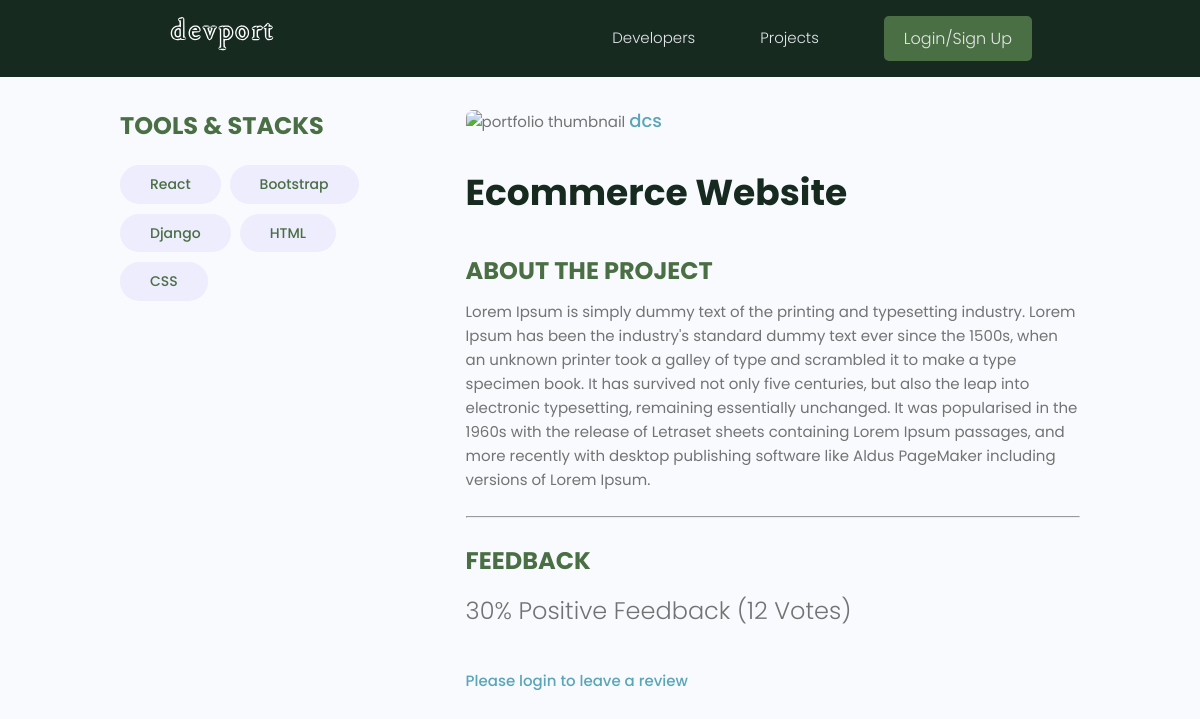
Page /projects/project/23425d7c-41a4-492c-b560-4e618430bb17 on the committed database.
### projects/models.py (models this page shows, shortened)
class Tag(models.Model):
    name = models.CharField(max_length=200)
    created = models.DateTimeField(auto_now_add = True)
    id = models.UUIDField(default = uuid.uuid4, unique = True, primary_key = True, editable = False)
    def __str__(self):
        return self.name

class Project(models.Model):
    owner = models.ForeignKey(Profile, null=True, blank=True, on_delete = models.CASCADE)
    title = models.CharField(max_length = 200)
    description = models.TextField(null=True, blank=True)
    featured_image = models.ImageField(null=True, blank=True, default="default.jpg")
    demo_link = models.CharField(max_length=2000, null=True, blank=True)
    source_link = models.CharField(max_length=2000, null=True, blank=True)
    tags = models.ManyToManyField('Tag', blank = True)
    vote_total = models.IntegerField(default = 0, null = True, blank = True)
    vote_ratio = models.IntegerField(default = 0, null = True, blank = True)
    created = models.DateTimeField(auto_now_add = True)
    id = models.UUIDField(default = uuid.uuid4, unique = True, primary_key = True, editable = False)
    class Meta:
        ordering = ['-vote_ratio','-vote_total']
    @property
    def imageURL(self):
        try:
            url = self.featured_image.url
        except:
            url = ''
        return url
    @property
    def reviewers(self):
        queryset = self.review_set.all().values_list('owner__id', flat=True) #getting a list of ids, flat means a true list
        return queryset

### users/models.py (models this page shows, shortened)
class Profile(models.Model):
    user = models.OneToOneField(User, on_delete=models.CASCADE, null=True, blank=True)
    name = models.CharField(max_length=200, blank=True, null=True)
    email = models.EmailField(max_length=500, blank=True, null=True)
    username = models.CharField(max_length=200, blank=True, null=True)
    location = models.CharField(max_length=200, blank=True, null=True)
    short_intro = models.CharField(max_length=200, blank=True, null=True)
    bio = models.TextField(null=True, blank=True)
    profile_image = models.ImageField(null=True, blank=True, upload_to='profiles/', default="profiles/user-default.png")
    social_github = models.CharField(max_length=200, blank=True, null=True)
    social_twitter = models.CharField(max_length=200, blank=True, null=True)
    social_linkedin = models.CharField(max_length=200, blank=True, null=True)
    social_youtube = models.CharField(max_length=200, blank=True, null=True)
    social_website = models.CharField(max_length=200, blank=True, null=True)
    created = models.DateTimeField(auto_now_add = True)
    id = models.UUIDField(default = uuid.uuid4, unique = True, primary_key = True, editable = False)
    class Meta:
        ordering = ['created']

### projects/views.py (the view, shortened to what this page needs)
# urls.py: path('project/<str:pk>', views.project, name = "project"),
def project(request, pk):
    projectObj = Project.objects.get(id=pk)
    form = ReviewForm()
    return render(request, 'projects/single-project.html', {'project' : projectObj, 'form':form})

### projects/templates/projects/single-project.html (shortened to what this page needs)
{% extends 'main.html' %}
{% block content %}
<main class="singleProject my-md">
    <div class="container">
      <div class="layout">
        <div class="column column--1of3">
          <h3 class="singleProject__subtitle">Tools & Stacks</h3>
          <div class="singleProject__toolStack">
            {% for tag in project.tags.all %}
            <span class="tag tag--pill tag--sub tag--lg">
              <small>{{tag}}</small>
            </span>
            {% endfor %}
          </div>
        </div>
        <div class="column column--2of3">
          <img class="singleProject__preview" src="{{ project.imageURL }}" alt="portfolio thumbnail" />
          <a href={% url 'user-profile' project.owner.id %} class="singleProject__developer">{{project.owner.name}}</a>
          <h2 class="singleProject__title">{{project.title}}</h2>
          <h3 class="singleProject__subtitle">About the Project</h3>
          <div class="singleProject__info">
            {{project.description}}
          </div>
          <br>
          <hr>
          <br>
            <h3 class="singleProject__subtitle">Feedback</h3>
            <h5 class="project--rating">
              {{project.vote_ratio}}% Positive Feedback ({{project.vote_total}} Vote{{project.vote_total|pluralize:"s"}})
            </h5>
            {% if request.user.profile.id in project.reviewers %}
            <p>You have already submitted your review for this project</p>
            {% elif request.user.profile == project.owner %}
            <p> You cannot review your own work </p>
            {% else %}
            <a href="{% url 'login' %}?next={{request.path}}">Please login to leave a review</a>
            {% endif %}
      </div>
    </div>
    </div>
  </main>
{% endblock %}

### static/styles/app.css (style rules this page uses)
:root { --color-sub: #162a20; --color-sub-light :#4B6F44; }
img { width: 100%; }
.singleProject .column--1of3 { order: 2; }
@media screen and (min-width: 1081px) { .singleProject .column--1of3 { order: 1; } }
@media screen and (min-width: 1081px) { .singleProject .column--2of3 { order: 2; } }
.singleProject__toolStack { margin-top: 2rem; margin-bottom: 4rem; }
.singleProject__preview { height: 50vh; object-fit: cover; object-position: top center; margin-bottom: 3rem; border-radius: 0.7rem; }
.singleProject__developer { font-size: 1.8rem; font-weight: 500; }
.singleProject__title { font-size: 3.6rem; font-weight: 700; color: var(--color-sub); margin-bottom: 3rem; }
.project--rating { margin-bottom: 1.6em; margin-top: .5em; }
.singleProject__subtitle { text-transform: uppercase; font-size: 2.4rem; font-weight: 700; color: var(--color-sub-light); margin-bottom: 1rem; }

### static/uikit/styles/modules/_variables.css (style rules this page uses)
:root { --color-main: #5aa5b9; --color-main-light: #e6faff; --color-sub: #3f4156; --color-sub-light: #51546e; --color-sub-lighter: #ededfd; --color-text: #737373; --color-gray: #8b8b8b; --color-light: #e5e7eb; --color-light-gray: #767676; --color-bg: #f8fafd; --color-white: #fffefd; --color-white-light: #f3f3f3; --color-success: #359e64; --color-success-bg: #def8e8; --color-error: #fc4b0b; --color-error-bg: #fff2ee; --font-base: 'Poppins', arial, helvetica, 'Segoe UI', roboto, ubuntu, sans-serif; --font-monospace: 'Fira Code', 'Courier New', courier, monospace; --font-regular: 300; --font-medium: 500; --font-bold: 700; --generic-shadow: 1px 1px 5px #00000010; --generic-transition: all 0.3s ease-in-out; }

### static/uikit/styles/modules/_base.css (style rules this page uses)
* { margin: 0; padding: 0; box-sizing: border-box; text-rendering: optimizeLegibility; color: inherit; font-size: inherit; }
html { font-size: 50%; }
@media only screen and (min-width: 480px) { html { font-size: 56.25%; } }
@media only screen and (min-width: 1200px) { html { font-size: 62.5%; } }
body { line-height: 1.6; font-weight: 400; font-size: 1.5rem; color: var(--color-text); background-color: var(--color-bg); min-height: 100vh; }

### static/uikit/styles/modules/_typography.css (style rules this page uses)
* { font-family: var(--font-base); }
h2 { font-size: 3.6rem; font-weight: var(--font-bold); }
h3 { font-size: 3.2rem; font-weight: var(--font-medium); }
h5 { font-size: 2.4rem; font-weight: var(--font-medium); }
h5, h6 { font-weight: var(--font-regular); }
p, span, strong { font-size: 1.6rem; color: var(--color-text); font-weight: var(--font-regular); }
a { padding-bottom: 2px; text-decoration: none; display: inline-block; color: var(--color-main); font-weight: var(--font-medium); }

### static/uikit/styles/modules/_utilities.css (style rules this page uses)
.container { width: 92%; max-width: 165rem; margin: 0 auto; box-sizing: border-box; }
@media screen and (min-width: 1000px) { .container { width: 90%; } }
@media screen and (min-width: 1200px) { .container { width: 80%; } }
.my-md { margin: 3rem auto; }

### static/uikit/styles/modules/_tag.css (style rules this page uses)
.tag { display: inline-flex; align-items: center; background-color: var(--color-sub); height: -webkit-fit-content; height: -moz-fit-content; height: fit-content; width: -webkit-fit-content; width: -moz-fit-content; width: fit-content; border-radius: 0.5rem; padding: 0.5rem 1.5rem; font-size: 1.2rem; cursor: pointer; }
.tag:not(:last-child) { margin-right: 0.25rem; margin-bottom: 0.75rem; }
.tag > small { color: var(--color-white); }
.tag--pill { border-radius: 5rem; }
.tag--sub, .tag--sub > small { background: var(--color-sub-lighter); color: var(--color-sub-light); font-weight: 500; }
.tag--lg { padding: 0.8rem 3rem; font-size: 1.4rem; }
.tag--lg:not(:last-child) { margin-right: 0.5rem; margin-bottom: 1rem; }

### static/uikit/styles/modules/_layout.css (style rules this page uses)
.layout { display: flex; flex-flow: row wrap; justify-content: space-between; }
.layout > .column { margin-bottom: 3rem; }
.layout > .column.column--1of3 { flex-basis: 30%; }
.layout > .column.column--2of3 { flex-basis: 64%; }

### rows in the picture
Tag: name "React"
Tag: name "Bootstrap"
Tag: name "Django"
Tag: name "HTML"
Tag: name "CSS"
Project: owner.name "dcs", title "Ecommerce Website", description "Lorem Ipsum is simply dummy text of the printing and typesetting industry. Lorem Ipsum has been the industry's standard dummy text ever since the 1500s, when an unknown printer took a galley of type and scrambled it to make a type specimen book. It has survived not only five centuries, but also the leap into electronic typesetting, remaining essentially unchanged. It was popularised in the 1960s with the release of Letraset sheets containing Lorem Ipsum passages, and more recently with desktop publishing software like Aldus PageMaker including versions of Lorem Ipsum.", vote_ratio "30", vote_total "12"
